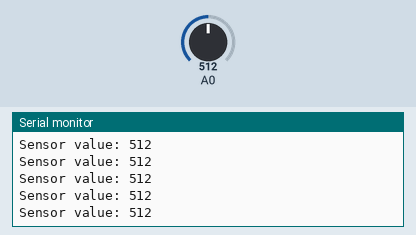
This sketch was run on a simulated Arduino Uno, built with avr-gcc and run on an emulated ATmega328P. Parts: the last lines printed to the serial monitor. The inputs (shaded band) are chosen by the test bench; at power-on: A0 = 512.

Above: at 1.2 s.
1.3 s: A0 set to 982
At 2.3 s:
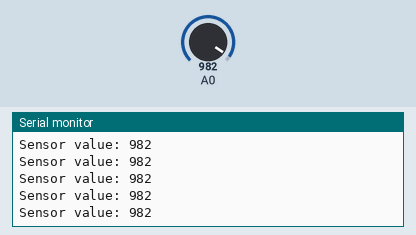
4.3 s: A0 set to 1014
At 4.8 s:
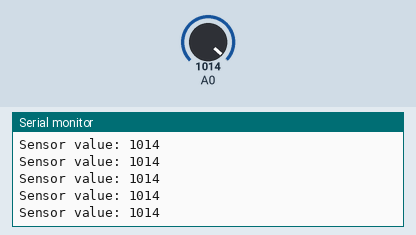
Timing chart, 0 to 7.3 s (numbered marks = the images above; inputs shaded):
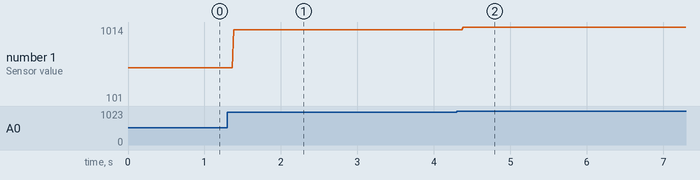

The sketch:

_1_analog_input.ino
```cpp
/*
 * Analog input - Reading the analog input sensor (e.g. potenitometer)
 * and displaying this in the Serial Monitor.
 * @author Your Name Here
 */

void setup() {
  // Start the serial communication between the Arduino and computer.
  Serial.begin(9600);
}

void loop() {
  // Store the main analog input values.
  int potValue = analogRead(A0);

  // Concatenate/join together strings for a neat outout.
  String output = "Sensor value: ";
  output += potValue;

  // Output into serial monitor for debugging.
  Serial.println(output);
}
```

Measured:
- after the input at 1.3 s, the serial monitor: prints a new line after 0.08 s (image 1)
- after the input at 4.3 s, the serial monitor: prints a new line after 0.09 s (image 2)
- plotted number 1: 512 → 982 after the input at 1.3 s, 982 → 101 after the input at 4.3 s
